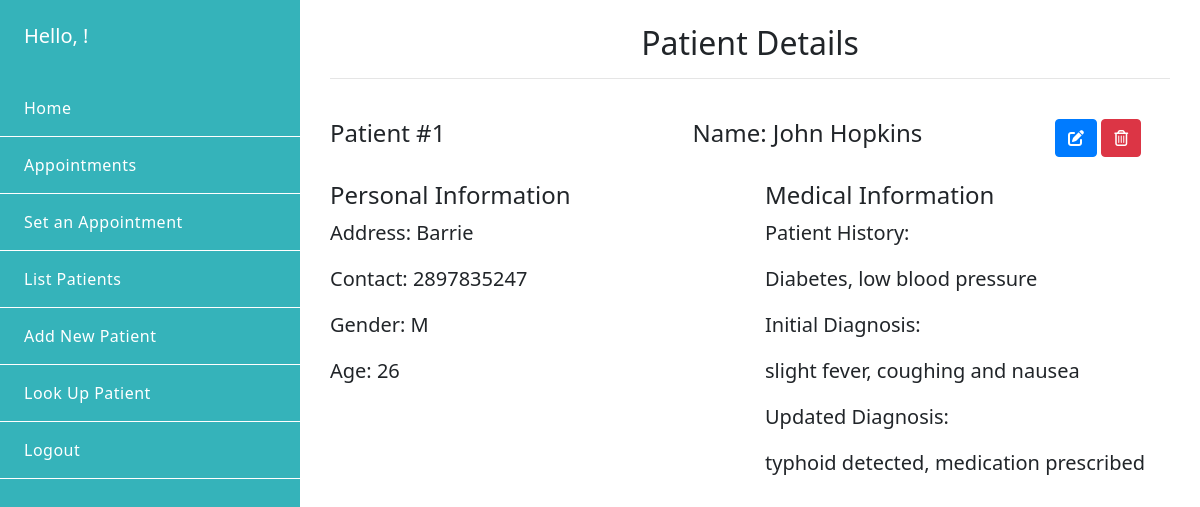
The app's page /patient/1/ with its own data.
### emr/models.py (models this page shows, shortened)
class Patient(models.Model):
    id = models.AutoField(primary_key=True)
    GENDER_CHOICES = (
        ('M', 'Male'),
        ('F', 'Female'),
    )
    full_name = models.CharField(max_length=254)
    address = models.CharField(max_length=254, blank=True)
    contact = models.IntegerField(blank=True)
    gender = models.CharField(max_length=1, choices=GENDER_CHOICES)
    age = models.IntegerField(blank=True)
    medical_history = models.TextField(blank=True)
    initial_diagnosis = models.TextField(blank=True)
    updated_diagnosis = models.TextField(blank=True)

### emr/views.py (the view)
# urls.py: path('patient/<int:id>/', views.view_patient, name='view_patient'),
def view_patient(request, id):
    patient = Patient.objects.get(id=id)
    return render(request, 'emr/view_patient.html', {'patient': patient})

### emr/templates/emr/view_patient.html
{% extends "backend_base.html" %} {% block content %}
<div class="container-fluid py-4">
<h2 class="text-center"> Patient Details </h2>
<hr>
  <div class="row py-4">
    <div class="col-sm-12 col-md-5 col-lg-5 col-xl-5">
      <h4 class=" strong"> Patient #{{patient.id}}</h4>
    </div>
    <div class="col-sm-12 col-md-5 col-lg-5 col-xl-5" >
        <h4 class="strong"> Name: {{patient.full_name}}</h4>
    </div>
    <div class="col-sm-12 col-md-2 col-lg-2 col-xl-2">
        <a href="{% url 'update_patient' id=patient.id%}" class="btn btn-primary text-center"><span><i class="fas fa-edit"></i></span></a>
        <a href="{% url 'delete_patient' id=patient.id %}" class="btn btn-danger text-center"><span><i class="far fa-trash-alt"></i></span></a></a>
    </div>
 </div>
<div class="row">
    <div class="col-sm-12 col-md-6 col-lg-6 col-xl-6">
      <h4 class=" strong"> Personal Information</h4>
      <p class="lead"> Address: {{patient.address}}</p>
      <p class="lead"> Contact: {{patient.contact}} </p>
      <p class="lead"> Gender: {{patient.gender}} </p>
      <p class = " lead"> Age: {{patient.age}} </p>
    </div>
    <div class="col-sm-12 col-md-6 col-lg-6 col-xl-6">
      <h4 class=" strong"> Medical Information </h4>
      <p class="lead"> Patient History:</p>
      <p class="lead"> {{patient.medical_history}} </p>
      <p class="lead"> Initial Diagnosis:</p>
      <p class="lead"> {{patient.initial_diagnosis}} </p>
      <p class="lead"> Updated Diagnosis: </p>
      <p class="lead"> {{patient.updated_diagnosis}}
    </div>
</div>
</div>
{% endblock %}

### emr/static/emr/css/style.css (style rules this page uses)
* { font-family: "Noto Sans", sans-serif; transition: all ease-in 0.2s; }
html, body { height: 100%; min-height: 100%; }

### records on screen
Patient: id "1", full_name "John Hopkins", address "Barrie", contact "2897835247", gender "M", age "26", medical_history "Diabetes, low blood pressure", initial_diagnosis "slight fever, coughing and nausea", updated_diagnosis "typhoid detected, medication prescribed"
